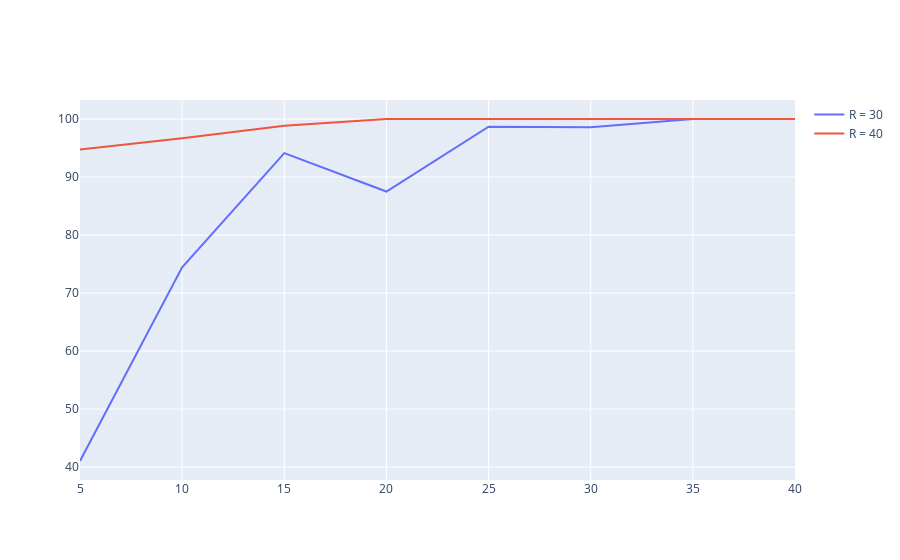

The cell this chart's notebook holds for it:
### Code cell
r = [5, 10, 15, 20, 25, 30, 35, 40]

trace0 = go.Scatter(
    x = r,
    y = localized_nodes_percentage1,
    mode = 'lines',
    name = 'R = 30'
)

trace1 = go.Scatter(
    x = r,
    y = localized_nodes_percentage2,
    mode = 'lines',
    name = 'R = 40'
)

data = [trace0, trace1]

iplot(data)

### Figure 1 — Plotly figure (JSON) as saved in the notebook; plotly's stock layout.template omitted (floating-point values rounded to 4 significant figures)
{"data": [{"mode": "lines", "name": "R = 30", "type": "scatter", "x": [5, 10, 15, 20, 25, 30, 35, 40], "y": [41.05, 74.44, 94.12, 87.5, 98.67, 98.57, 100, 100]}, {"mode": "lines", "name": "R = 40", "type": "scatter", "x": [5, 10, 15, 20, 25, 30, 35, 40], "y": [94.74, 96.67, 98.82, 100, 100, 100, 100, 100]}], "layout": {}}
